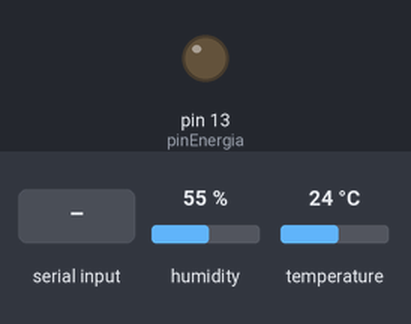
Simulated run of this sketch. Board: Arduino Uno, built with avr-gcc and run on an emulated ATmega328P. Shown: output pins drawn as LEDs (lit = HIGH). Inputs (shaded band) come from the test bench; at power-on: humidity 55 %, temperature 24 °C. What the sketch prints to the serial monitor is not drawn.

Above: at 1.2 s.
1.3 s: "0" received over Serial
At 2.2 s:
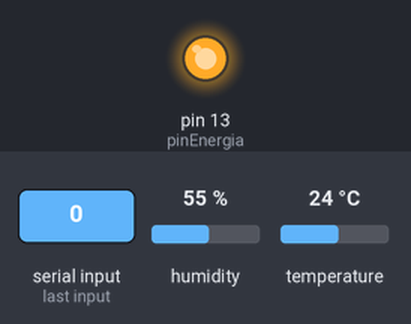
Timing chart, 0 to 7.8 s (numbered marks = the images above; inputs shaded):
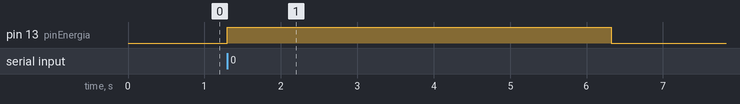

Measured:
- after the input at 1.3 s, pin 13 (pinEnergia): LOW → HIGH at once, → LOW 5.0 s later

The sketch:

ActuadorDHT11.ino
```cpp
#include "DHT.h"
//Es otra libreria para que arduino lea los datos de DHT11
#define DHTPIN 12
#define DHTTYPE DHT11

int pinEnergia = 13;

DHT dht(DHTPIN, DHTTYPE);

void setup() {
  Serial.begin(9600);
  dht.begin();
  pinMode(pinEnergia, OUTPUT);
}

void loop() {
  char data = Serial.read();
  if(data == '0'){
    digitalWrite(pinEnergia, HIGH);
    delay(5000);
    printTemp();
  }else if (data=='1'){
    digitalWrite(pinEnergia, HIGH);
    delay(5000);
    printHum();
  }
  digitalWrite(pinEnergia, LOW);
}

void printTemp(){
  float t = dht.readTemperature();
  if(isnan(t)){
    Serial.println("Error: 0");
  }else{
    Serial.println(t);
  }
}

void printHum(){
  float h = dht.readHumidity();
  if(isnan(h)){
    Serial.println("Error: 1");
  }else{
    Serial.println(h);
  }
}
```
